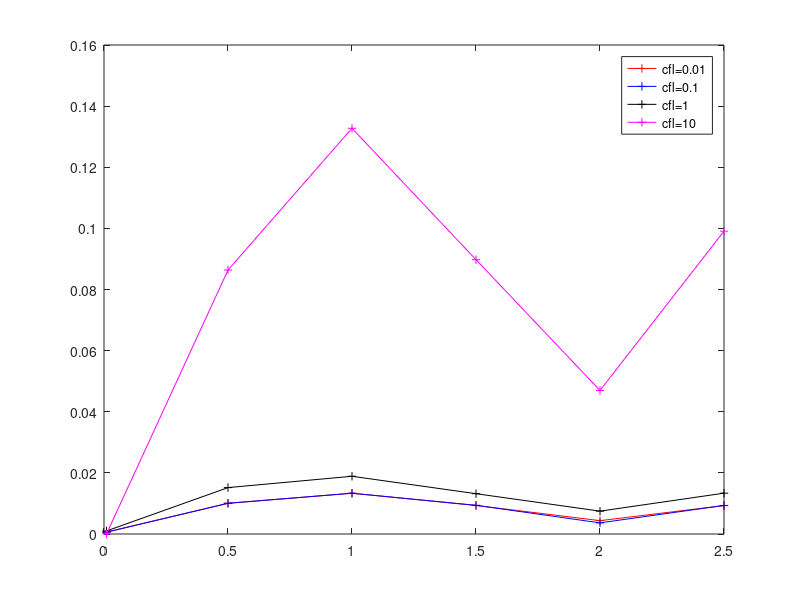

Write MATLAB code to recreate this figure.
%E1= -cos(2*pi*x).*cos(w*t);
%E2= sin(2*pi*x).*cos(w*t);
%B= 2*pi/w*sin(2*pi*x).*sin(w*t);
%f1= (4*pi*pi/w-w)*cos(2*pi*x).*sin(w*t);
%f2= w*sin(2*pi*x).*sin(w*t);
%dB/dt=dE1/dx
%dE1/dt=dB/dx-f1
%dE2/dt=-f2
C0=[2.0000e+00   7.0000e+00   9.5804e-05   6.2795e-04
    2.0000e+00   7.0000e+00   1.4244e-03   1.0064e-02
    2.0000e+00   7.0000e+00   2.0118e-03   1.3341e-02
    2.0000e+00   7.0000e+00   1.4260e-03   9.3466e-03
    2.0000e+00   7.0000e+00   6.6676e-04   4.3656e-03
    2.0000e+00   7.0000e+00   1.4198e-03   9.3029e-03];%cfl=0.01

C1=[2.0000e+00   7.0000e+00   8.9702e-05   5.8843e-04
    2.0000e+00   7.0000e+00   1.4247e-03   1.0046e-02
    2.0000e+00   7.0000e+00   2.0110e-03   1.3336e-02
    2.0000e+00   7.0000e+00   1.4271e-03   9.3834e-03
    2.0000e+00   7.0000e+00   6.9981e-04   3.6440e-03
    2.0000e+00   7.0000e+00   1.4194e-03   9.3434e-03];%cfl=0.1

C2=[2.0000e+00   7.0000e+00   2.0933e-04   9.9407e-04
    2.0000e+00   7.0000e+00   6.5769e-03   1.5184e-02
    2.0000e+00   7.0000e+00   9.9590e-03   1.8888e-02
    2.0000e+00   7.0000e+00   6.8352e-03   1.3190e-02
    2.0000e+00   7.0000e+00   5.5549e-03   7.4800e-03
    2.0000e+00   7.0000e+00   6.9583e-03   1.3359e-02];%cfl=1

C3=[2     7     0     0
    2.0000e+00   7.0000e+00   4.4719e-02   8.6372e-02
    2.0000e+00   7.0000e+00   1.0101e-01   1.3275e-01
    2.0000e+00   7.0000e+00   6.7737e-02   8.9751e-02
    2.0000e+00   7.0000e+00   3.5195e-02   4.6969e-02
    2.0000e+00   7.0000e+00   6.0986e-02   9.9088e-02];%cfl=10

n=[0.01;0.5;1;1.5;2;2.5];%ending time
e0=C0(:,4);
e1=C1(:,4);
e2=C2(:,4);
e3=C3(:,4);
plot(n,e0,'r+-')
hold on
plot(n,e1,'b+-')
hold on
plot(n,e2,'k+-')
hold on
plot(n,e3,'m+-')
legend('cfl=0.01','cfl=0.1','cfl=1','cfl=10')


    


    